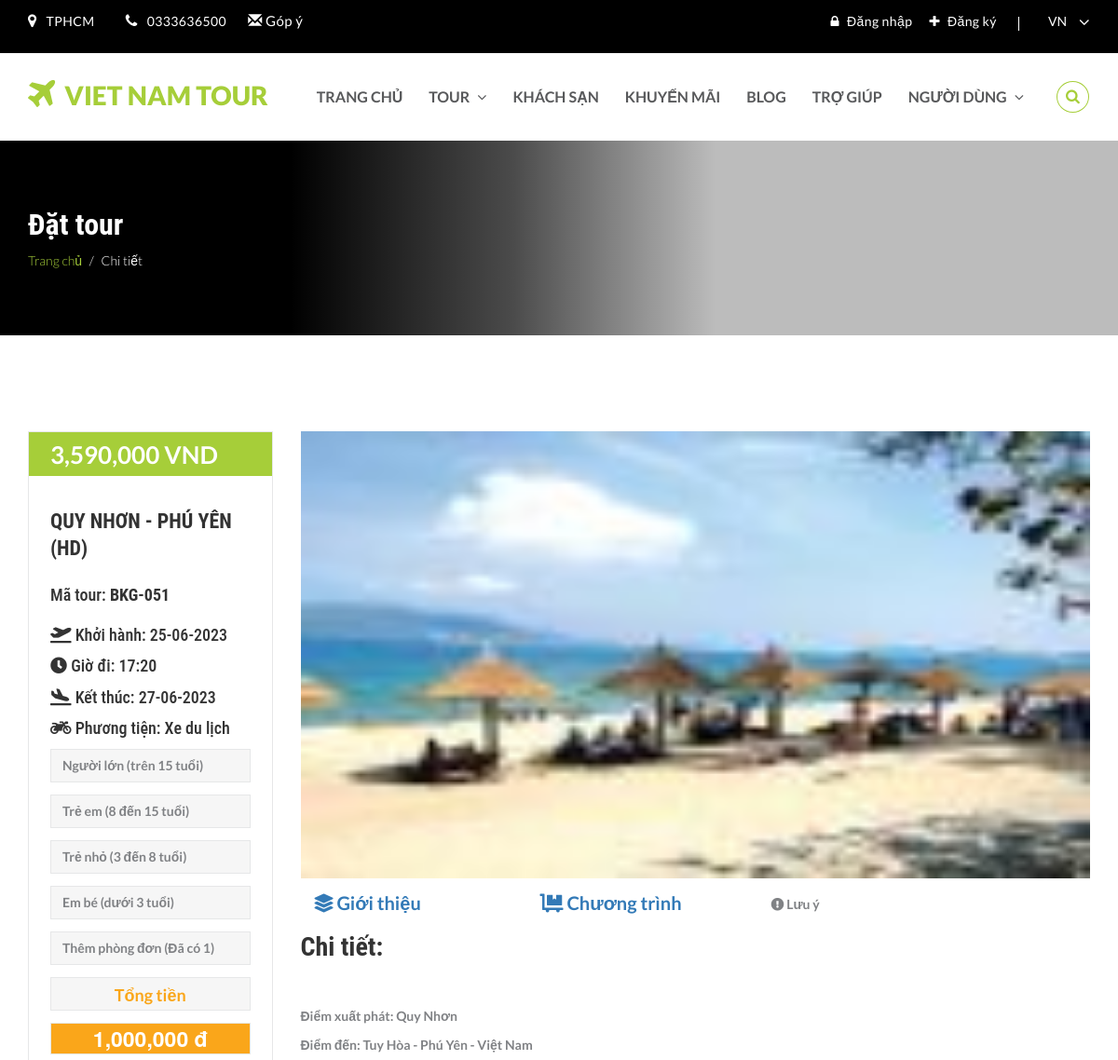
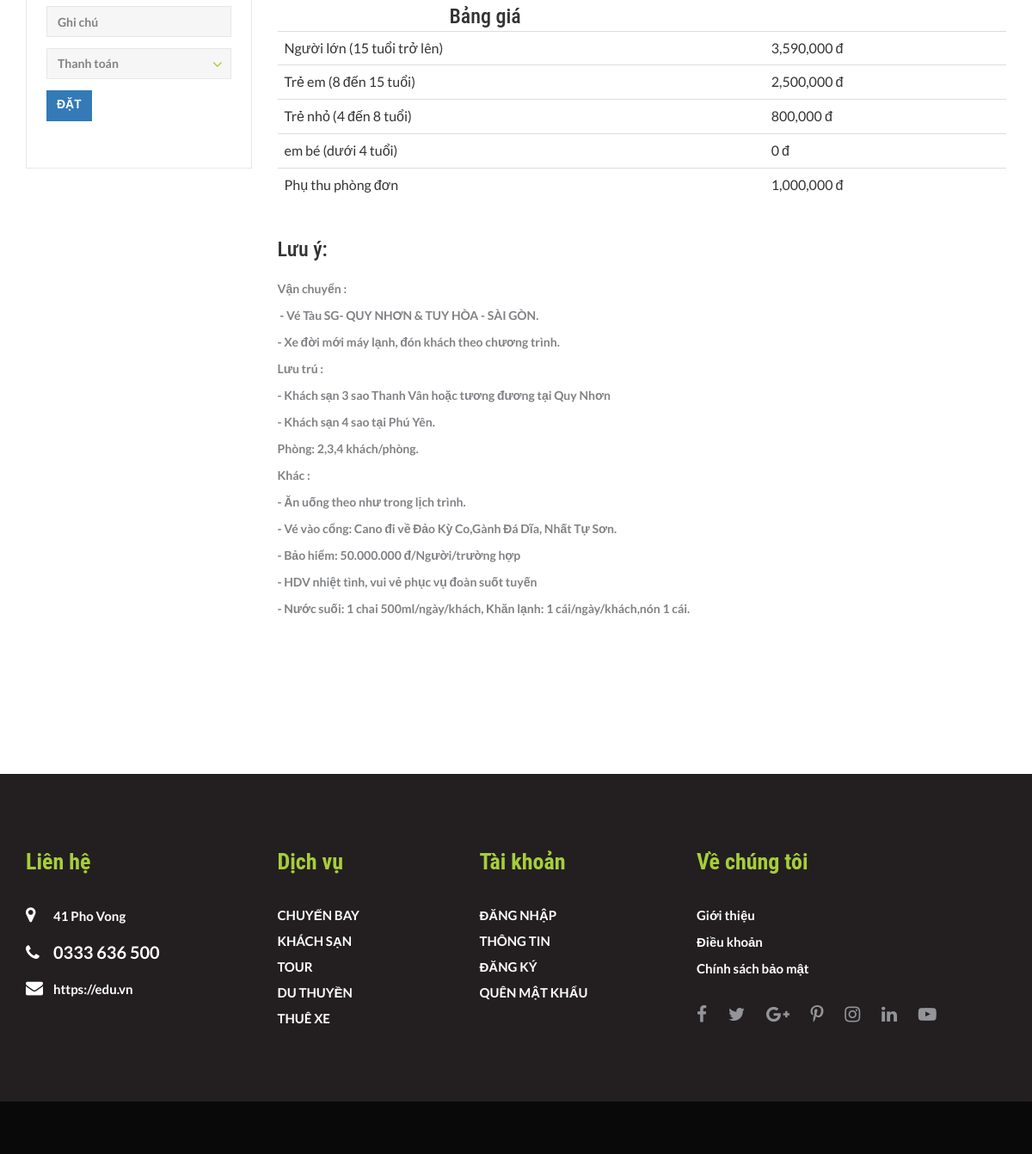
The app's page /tour-note.php?pkgid=51 with its own data (2 pictures, top to bottom).
### tables this page shows
CREATE TABLE `goidulich` (
  `id_goi` int(11) NOT NULL,
  `khuyenmai` int(3) DEFAULT NULL,
  `nuocngoai` int(3) NOT NULL,
  `quocgia` varchar(100) NOT NULL,
  `ten_tinh` varchar(100) NOT NULL,
  `tengoi` varchar(100) NOT NULL,
  `vitri` varchar(100) NOT NULL,
  `giagoi` int(11) NOT NULL,
  `giatreem` int(11) NOT NULL,
  `giatrenho` int(11) NOT NULL,
  `giaphongdon` int(11) NOT NULL,
  `chitietgoi` mediumtext NOT NULL,
  `chuongtrinh` mediumtext NOT NULL,
  `luuy` mediumtext NOT NULL,
  `hinhanh` varchar(100) NOT NULL,
  `songay` int(3) NOT NULL,
  `giodi` varchar(100) NOT NULL,
  `ngayxuatphat` varchar(100) NOT NULL,
  `noixuatphat` varchar(100) NOT NULL,
  `ngayve` varchar(100) NOT NULL,
  `phuongtien` varchar(100) NOT NULL,
  `ngaydang` timestamp NOT NULL DEFAULT current_timestamp() ON UPDATE current_timestamp(),
  `ngaycapnhat` timestamp NOT NULL DEFAULT '0000-00-00 00:00:00' ON UPDATE current_timestamp()
);

### tour-note.php (the view, shortened to what this page needs)
<?php
include('includes/config.php');
?>
<html lang="en">
<head>
	<link rel="stylesheet" href="https://use.fontawesome.com/releases/v5.4.1/css/all.css">
	<link rel="stylesheet" href="https://maxcdn.bootstrapcdn.com/bootstrap/3.3.7/css/bootstrap.min.css">
	<link rel="stylesheet" href="css/bootstrap.min.css">
	<link rel="stylesheet" href="css/font-awesome.min.css">
	<link rel="stylesheet" href="css/style.css">
	<link rel="stylesheet" id="cpswitch" href="css/green.css">
	<link rel="stylesheet" href="css/responsive.css">
	<link rel="stylesheet" href="css/datepicker.css">
	<link rel="stylesheet" href="css/slick.css">
	<link rel="stylesheet" href="css/slick-theme.css">
</head>
<body>
	<?php include('includes/header.php') ?>
<section class="page-cover" id="cover-car-detail">
	<div class="container">
		<div class="row">
			<div class="col-sm-12">
				<h1 class="page-title">Đặt tour</h1>
				<ul class="breadcrumb">
					<li><a href="index.php">Trang chủ</a></li>
					<li class="active">Chi tiết</li>
				</ul>
			</div>
		</div>
	</div>
</section>
<?php
$pid=intval($_GET['pkgid']);
$sql = "SELECT * from goidulich where id_goi=:pid";
$query = $dbh->prepare($sql);
$query -> bindParam(':pid', $pid, PDO::PARAM_STR);
$query->execute();
$results=$query->fetchAll(PDO::FETCH_OBJ);
if($query->rowCount() > 0)
{
	foreach($results as $result)
		{	?>
			<section class="innerpage-wrapper">
				<div id="car-details" class="innerpage-section-padding">
					<div class="container">
						<div class="row">
							<div class="col-xs-12 col-sm-12 col-md-3 side-bar left-side-bar">
								<div class="side-bar-block booking-form-block">
									<h2 class="selected-price"><?php echo number_format($result->giagoi);?> VND</h2>
									<div class="booking-form">
										<h3><?php echo htmlentities($result->tengoi);?></h3>
										<form name="book" method="post">
											<h4> Mã tour:<b>  BKG-0<?php echo htmlentities($result->id_goi);?><b> </h4><br>
												<h4><i class="fas fa-plane-departure"></i> Khởi hành: <?php echo date("d-m-Y", strtotime($result->ngayxuatphat)); ?></h4>
												<p><h4><i class="fas fa-clock"></i> Giờ đi: <?php echo htmlentities($result->giodi);?> </h4></p>
												<p><h4><i class="fas fa-plane-arrival"></i> Kết thúc: <?php echo date("d-m-Y", strtotime($result->ngayve)); ?> </h4></p>
												<p><h4><i class="fas fa-motorcycle"></i> Phương tiện: <?php echo htmlentities($result->phuongtien);?></h4> </p>
												<div class="form-group">
													<input name="nguoilon" id="nguoilon" type="number" class="form-control" placeholder="Người lớn (trên 15 tuổi)" value="<?php echo isset($_POST['nguoilon']) ? $_POST['nguoilon'] : '' ?>" required/>
												</div>
												<div class="form-group">
													<input name="treem" id="treem" type="number" class="form-control" placeholder="Trẻ em (8 đến 15 tuổi)" value="<?php echo isset($_POST['treem']) ? $_POST['treem'] : '' ?>"/>
												</div>
												<div class="form-group">
													<input name="trenho" id="trenho" type="number" class="form-control" placeholder="Trẻ nhỏ (3 đến 8 tuổi)" value="<?php echo isset($_POST['trenho']) ? $_POST['trenho'] : '' ?>" />
												</div>
												<div class="form-group">
													<input name="embe" id="embe" type="number" class="form-control" placeholder="Em bé (dưới 3 tuổi)" value="<?php echo isset($_POST['embe']) ? $_POST['embe'] : '' ?>" />
												</div>
												<div class="form-group">
													<input name="phongdon" id="phongdon" type="number" class="form-control" placeholder="Thêm phòng đơn (Đã có 1)" value="<?php echo isset($_POST['phongdon']) ? $_POST['phongdon'] : '' ?>"/>
												</div>
												<div class="form-group">
													<input style="font-size: 18px;
													color: #faa61a;" name="tinh" type="submit" value="Tổng tiền" class="form-control">
												</div>
												<?php
												$a = $_POST["nguoilon"];
												$b = $_POST["treem"];
												$c = $_POST["trenho"];
												$d = $_POST["phongdon"];
												$a = $a*($result->giagoi);
												$b = $b*($result->giatreem);
												$c = $c*($result->giatrenho);
												$d = $d*($result->giaphongdon) + ($result->giaphongdon);
												function tinh($a,$b,$c,$d)
												{
													$e = (int)$a + (int)$b + (int)$c + (int)$d;
													return $e;
												}
												?> <div style="font-size: 23px;border: 1px solid #e6e7e8;text-align: center;margin-bottom: 13px;background: #faa61a; color: #fff;"> <?php echo number_format(tinh($a,$b,$c,$d))  ." đ"; ?></div>
												<div class="form-group">
													<input name="comment" type="text" class="form-control" placeholder="Ghi chú" />
												</div>
												<div class="form-group right-icon">
													<select class="form-control">
														<option selected>Thanh toán</option>
													</select>
												</div>
												<?php if($_SESSION['login'])
												{?>
													<button type="submit" name="submit22" class="btn btn-block btn-orange">Yêu cầu đặt</button>
												<?php } else {?>
													<a href="#" data-toggle="modal" data-target="#myModal4" class="btn-primary btn" > Đặt</a>
												<?php } ?>
											</form>
										</div>
									</div>
								</div>
								<div class="col-xs-12 col-sm-12 col-md-9 col-lg-9 content-side" style="height: max-content;">
									<div class="detail-slider">
										<div class="feature-slider">
											<div><img src="images/tour/<?php echo htmlentities($result->hinhanh);?>" class="img-responsive" alt="feature-img" style="    height: 480px; width: 880px;"/>
												<div class="col-xs-12 col-sm-2 col-md-2 dashboard-nav">
													<ul style="width: max-content; margin-top: 30px; list-style: none; margin-left: -230px; font-size: 20px;">
														<li  style="margin-top: -19px;margin-left: 190px;"><a href="tour-detail.php?pkgid=<?php echo htmlentities($result->id_goi);?>"><span> <i class="fas fa-layer-group"></i></span> Giới thiệu</li>
														<li style="margin-top: -30px;margin-left: 432px;"><a href="tour-program.php?pkgid=<?php echo htmlentities($result->id_goi);?>"><span><i class="fas fa-dolly-flatbed"></i></span> Chương trình</a></li>
														<p style="margin-top: -24px;
    margin-left: 680px;"><i class="fas fa-exclamation-circle"></i> Lưu ý</p>
													</ul>
												</div><br>
												<div class="available-blocks" id="available-rooms">
													<h2><br>Chi tiết: </h2>
												</div>
												<p>Điểm xuất phát: <?php echo htmlentities($result->noixuatphat);?></p>
												<p>Điểm đến: <?php echo htmlentities($result->vitri);?> - <?php echo htmlentities($result->ten_tinh);?> - <?php echo htmlentities($result->quocgia);?>  </p>
												<h3 style="margin-left: 200px;">Bảng giá</h3>
												<table class="table">
													<tbody>
														<tr>
															<td>Người lớn (15 tuổi trở lên)
																</td>
															<td><?php echo number_format($result->giagoi);?> đ</td>
														</tr>
														<tr>
															<td>Trẻ em (8 đến 15 tuổi)</td>
															<td><?php echo number_format($result->giatreem);?> đ</td>
														</tr>
														<tr>
															<td>Trẻ nhỏ (4 đến 8 tuổi)</td>
															<td><?php echo number_format($result->giatrenho);?> đ</td>
														</tr>
														<tr>
															<td>em bé (dưới 4 tuổi)</td>
															<td>0 đ</td>
														</tr>
														<tr>
															<td>Phụ thu phòng đơn</td>
															<td><?php echo number_format($result->giaphongdon);?> đ</td>
														</tr>
													</tbody>
												</table>
												<br><H3>Lưu ý: </H3>
												<p style="padding-top: 1%"><?php echo($result->luuy);?></p>
											</div>
										</div>
									</div>
								</div>
							</div>
						</div>
					</div>
				</section>
			<?php }} ?>
			<?php include('includes/footer.php') ?>
		</body>
		</html>

### css/style.css (style rules this page uses)
html,body { height:100%; position:relative; }
p,ul { line-height:1.5em; font-size:14px; }
ul { margin-bottom:0px; }
h1,h2,h3,h4,h5,h6,.main-title a, .flight-info h3 .flight-destination,.blog-post-title a, .block-title a { font-family: 'Merriweather', serif; margin-top:0; line-height:1.3em; }
.btn { font-size:14px; text-transform:uppercase; font-weight:bold; }
.innerpage-section-padding { padding-top:103px; padding-bottom:147px; }
.page-cover { padding:70px 0px; position:relative; }
.page-cover::before { content:''; display:block; position:absolute; top:0; left:0; height:100%; width:100%; }
.page-cover h1 { font-size:32px; font-weight:bold; margin-bottom:6px; }
.page-cover .breadcrumb { padding:0px; margin:0px; font-size:14px; font-weight:300; }
.page-cover .breadcrumb li a { text-decoration:none; }
.side-bar-block { margin-bottom:40px; }
.side-bar .booking-form-block { margin-bottom:60px; }
.side-bar .booking-form-block .selected-price { font-size:26px; font-weight:bold; margin-bottom:0px; padding:8px 23px 6px; }
.side-bar .booking-form { padding:35px 23px 40px; }
.side-bar .booking-form h3 { font-weight:bold; font-size:22px; text-transform:uppercase; margin-bottom:0px; }
.side-bar .booking-form form { margin-top:23px; }
.side-bar .booking-form .form-group { position:relative; margin-bottom:13px; }
.side-bar .booking-form .form-group input, .side-bar .booking-form .form-group select, .side-bar .booking-form .btn { height:36px; }
.available-blocks h2 { font-size:28px; font-weight:bold; margin-bottom:45px; }
.detail-slider { position:relative; }
.feature-slider { margin-bottom:35px; }

### css/green.css (style rules this page uses)
p { color:#808285; }
.btn { border-radius:0px; border:0px; }
.page-cover { color:white; }
.page-cover::before { background:linear-gradient( to right, rgba(0, 0, 0,1) 0%,rgba(0, 0, 0,1) 26%, rgba(0, 0, 0,0.6) 46%, rgba(0, 0, 0,0) 64%,rgba(0, 0, 0,0) 100%); }
.page-cover .breadcrumb { background:none; }
.page-cover .breadcrumb li a { color:#a6ce39; }
.page-cover .breadcrumb > li + li::before, .page-cover .breadcrumb li.active { color:white; }
#cover-car-detail { background:url('../images/cover-car-detail.jpg') 50% 30%; background-size:140%; color:white; }
.side-bar .booking-form-block { border:1px solid #e6e7e8;; }
.side-bar .booking-form-block .selected-price { background:#a6ce39; color:white; }
.side-bar .booking-form .form-group input, .side-bar .booking-form .form-group input::placeholder, .side-bar .booking-form .form-group select { color:#808285; }
.side-bar .booking-form .form-group select option { color:#333; }
.side-bar .booking-form input, .side-bar .booking-form select { background:#f6f6f6; border-radius:0px; box-shadow:none; border-color:#e6e7e8; }
.side-bar .booking-form select { -webkit-appearance: none; -moz-appearance: none; }

### includes/signin.php (style rules this page uses)
h1, h2, h3, h4, h5, h6 { margin: 0; font-family: 'Roboto Condensed', sans-serif; }

### records on screen
goidulich: giagoi "3,590,000", tengoi "QUY NHƠN - PHÚ YÊN (HD)", id_goi "51", ngayxuatphat "25-06-2023", giodi "17:20", ngayve "27-06-2023", phuongtien "Xe du lịch", giaphongdon "1,000,000", hinhanh (picture), noixuatphat "Quy Nhơn", vitri "Tuy Hòa", ten_tinh "Phú Yên", quocgia "Việt Nam", giatreem "2,500,000", giatrenho "800,000", luuy "Vận chuyển : - Vé Tàu SG- QUY NHƠN & TUY HÒA - SÀI GÒN. - Xe đời mới máy lạnh, đón khách theo chương trình. Lưu trú : - Khách sạn 3 sao Thanh Vân hoặc tương đương tại Quy Nhơn - Khách sạn 4 sao tại Phú Yên. Phòng: 2,3,4 khách/phòng. Khác : - Ăn uống theo như trong lịch trình. - Vé vào cổng: Cano đi về Đảo Kỳ Co,Gành Đá Dĩa, Nhất Tự Sơn. - Bảo hiểm: 50.000.000 đ/Người/trường hợp - HDV nhiệt tình, vui vẻ phục vụ đoàn suốt tuyến - Nước suối: 1 chai 500ml/ngày/khách, Khăn lạnh: 1 cái/ngày/khách,nón 1 cái."
